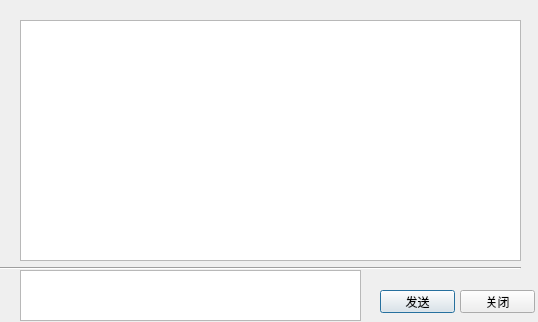
<?xml version="1.0" encoding="UTF-8"?>
<ui version="4.0">
 <class>chatDialog</class>
 <widget class="QDialog" name="chatDialog">
  <property name="geometry">
   <rect>
    <x>0</x>
    <y>0</y>
    <width>538</width>
    <height>322</height>
   </rect>
  </property>
  <property name="windowTitle">
   <string>Dialog</string>
  </property>
  <property name="styleSheet">
   <string notr="true">background-image: url(:/images/8.jpg);</string>
  </property>
  <widget class="QPlainTextEdit" name="record">
   <property name="geometry">
    <rect>
     <x>20</x>
     <y>20</y>
     <width>501</width>
     <height>241</height>
    </rect>
   </property>
   <property name="styleSheet">
    <string notr="true"/>
   </property>
   <property name="readOnly">
    <bool>true</bool>
   </property>
  </widget>
  <widget class="Line" name="line">
   <property name="geometry">
    <rect>
     <x>0</x>
     <y>260</y>
     <width>521</width>
     <height>16</height>
    </rect>
   </property>
   <property name="orientation">
    <enum>Qt::Horizontal</enum>
   </property>
  </widget>
  <widget class="QPlainTextEdit" name="msg">
   <property name="geometry">
    <rect>
     <x>20</x>
     <y>270</y>
     <width>341</width>
     <height>51</height>
    </rect>
   </property>
   <property name="styleSheet">
    <string notr="true"/>
   </property>
  </widget>
  <widget class="QPushButton" name="send">
   <property name="geometry">
    <rect>
     <x>380</x>
     <y>290</y>
     <width>75</width>
     <height>23</height>
    </rect>
   </property>
   <property name="text">
    <string>发送</string>
   </property>
  </widget>
  <widget class="QPushButton" name="delete_2">
   <property name="geometry">
    <rect>
     <x>460</x>
     <y>290</y>
     <width>75</width>
     <height>23</height>
    </rect>
   </property>
   <property name="text">
    <string>关闭</string>
   </property>
  </widget>
 </widget>
 <resources/>
 <connections/>
</ui>
